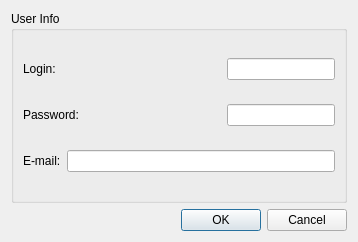
<?xml version="1.0" encoding="UTF-8"?>
<ui version="4.0">
 <class>NewUserDialog</class>
 <widget class="QDialog" name="NewUserDialog">
  <property name="geometry">
   <rect>
    <x>0</x>
    <y>0</y>
    <width>358</width>
    <height>242</height>
   </rect>
  </property>
  <property name="windowTitle">
   <string>Create New User</string>
  </property>
  <layout class="QVBoxLayout" name="verticalLayout">
   <item>
    <widget class="QGroupBox" name="groupBox">
     <property name="title">
      <string>User Info</string>
     </property>
     <layout class="QVBoxLayout" name="verticalLayout_2">
      <item>
       <layout class="QHBoxLayout" name="horizontalLayout">
        <item alignment="Qt::AlignLeft">
         <widget class="QLabel" name="label">
          <property name="text">
           <string>Login:</string>
          </property>
         </widget>
        </item>
        <item alignment="Qt::AlignRight">
         <widget class="QLineEdit" name="login_lineEdit">
          <property name="clearButtonEnabled">
           <bool>true</bool>
          </property>
         </widget>
        </item>
       </layout>
      </item>
      <item>
       <layout class="QHBoxLayout" name="horizontalLayout_2">
        <item alignment="Qt::AlignLeft">
         <widget class="QLabel" name="label_2">
          <property name="text">
           <string>Password:</string>
          </property>
         </widget>
        </item>
        <item alignment="Qt::AlignRight">
         <widget class="QLineEdit" name="password_lineEdit">
          <property name="echoMode">
           <enum>QLineEdit::Password</enum>
          </property>
          <property name="clearButtonEnabled">
           <bool>true</bool>
          </property>
         </widget>
        </item>
       </layout>
      </item>
      <item>
       <layout class="QHBoxLayout" name="horizontalLayout_3">
        <item alignment="Qt::AlignLeft">
         <widget class="QLabel" name="label_3">
          <property name="text">
           <string>E-mail:</string>
          </property>
         </widget>
        </item>
        <item>
         <widget class="QLineEdit" name="email_lineEdit">
          <property name="clearButtonEnabled">
           <bool>true</bool>
          </property>
         </widget>
        </item>
       </layout>
      </item>
     </layout>
    </widget>
   </item>
   <item>
    <widget class="QDialogButtonBox" name="buttonBox">
     <property name="orientation">
      <enum>Qt::Horizontal</enum>
     </property>
     <property name="standardButtons">
      <set>QDialogButtonBox::Cancel|QDialogButtonBox::Ok</set>
     </property>
    </widget>
   </item>
  </layout>
 </widget>
 <resources/>
 <connections>
  <connection>
   <sender>buttonBox</sender>
   <signal>accepted()</signal>
   <receiver>NewUserDialog</receiver>
   <slot>accept()</slot>
   <hints>
    <hint type="sourcelabel">
     <x>248</x>
     <y>254</y>
    </hint>
    <hint type="destinationlabel">
     <x>157</x>
     <y>274</y>
    </hint>
   </hints>
  </connection>
  <connection>
   <sender>buttonBox</sender>
   <signal>rejected()</signal>
   <receiver>NewUserDialog</receiver>
   <slot>reject()</slot>
   <hints>
    <hint type="sourcelabel">
     <x>316</x>
     <y>260</y>
    </hint>
    <hint type="destinationlabel">
     <x>286</x>
     <y>274</y>
    </hint>
   </hints>
  </connection>
 </connections>
</ui>
